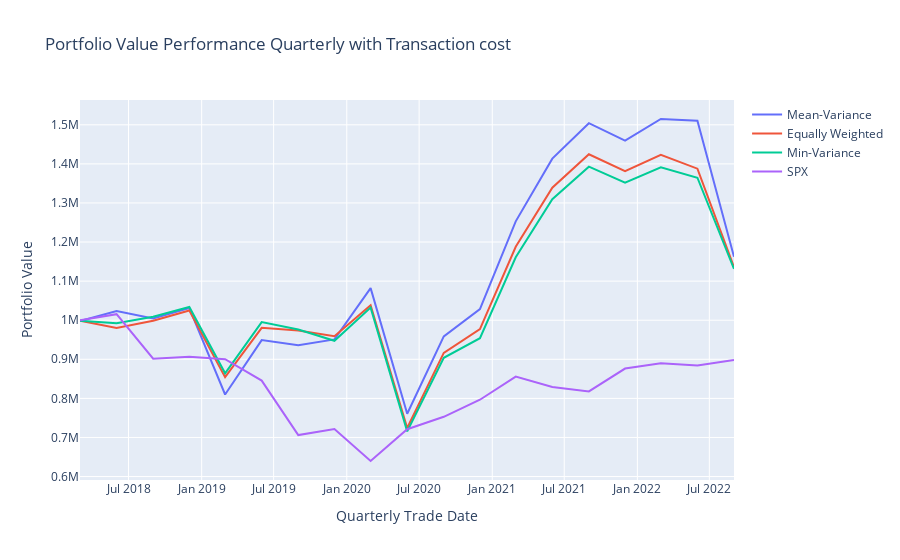

Notebook cell for this chart:
### Code cell
trace0 = go.Scatter(x = time_ind, y = portfolio_cost_meanv, mode = 'lines', name = 'Mean-Variance')
trace1 = go.Scatter(x = time_ind, y = portfolio_cost_equal, mode = 'lines', name = 'Equally Weighted')
trace2 = go.Scatter(x = time_ind, y = portfolio_cost_minv, mode = 'lines', name = 'Min-Variance')
trace3 = go.Scatter(x = time_ind, y = spx_value, mode = 'lines', name = 'SPX')

data = [trace0, trace1, trace2, trace3]
layout = dict(title = "Portfolio Value Performance Quarterly with Transaction cost", 
              xaxis = dict(title = 'Quarterly Trade Date'), 
              yaxis = dict(title = 'Portfolio Value'))
fig = dict(data = data, layout = layout)

plotly.offline.iplot(fig)

#portfolio_tmp = portfolio_cost_value
